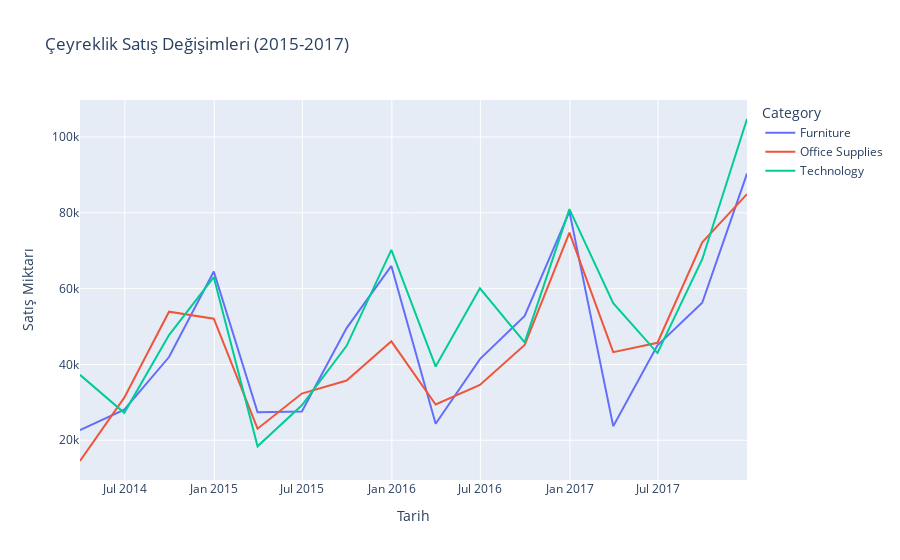

Here is the notebook cell this chart was saved with:
### Code cell
df5['Order_Date'] = pd.to_datetime(df5['Order_Date'])
df5.set_index('Order_Date', inplace=True)

# Çeyrek bazında gruplandırma
quarterly_data = df5.groupby('Category').resample('Q').sum().reset_index()

# Plotly ile etkileşimli grafik oluşturma
fig = px.line(
    quarterly_data,
    x='Order_Date',
    y='Sales_v2',
    color='Category',
    labels={'Order_Date': 'Tarih', 'Sales_v2': 'Satış Miktarı'},
    title='Çeyreklik Satış Değişimleri (2015-2017)'
)

# Grafiği gösterme
fig.show()

### Figure 1 — Plotly figure (JSON) as saved in the notebook; plotly's stock layout.template omitted (floating-point values rounded to 4 significant figures)
{"data": [{"hovertemplate": "Category=Furniture<br>Tarih=%{x}<br>Satış Miktarı=%{y}<extra></extra>", "legendgroup": "Furniture", "line": {"color": "#636efa", "dash": "solid"}, "marker": {"symbol": "circle"}, "mode": "lines", "name": "Furniture", "orientation": "v", "showlegend": true, "type": "scatter", "x": ["2014-03-31T00:00:00", "2014-06-30T00:00:00", "2014-09-30T00:00:00", "2014-12-31T00:00:00", "2015-03-31T00:00:00", "2015-06-30T00:00:00", "2015-09-30T00:00:00", "2015-12-31T00:00:00", "2016-03-31T00:00:00", "2016-06-30T00:00:00", "2016-09-30T00:00:00", "2016-12-31T00:00:00", "2017-03-31T00:00:00", "2017-06-30T00:00:00", "2017-09-30T00:00:00", "2017-12-31T00:00:00"], "xaxis": "x", "y": [22660.0, 28060.0, 41960.0, 64520.0, 27370.0, 27560.0, 49590.0, 65990.0, 24350.0, 41400.0, 52810.0, 80330.0, 23720.0, 45030.0, 56280.0, 90350.0], "yaxis": "y"}, {"hovertemplate": "Category=Office Supplies<br>Tarih=%{x}<br>Satış Miktarı=%{y}<extra></extra>", "legendgroup": "Office Supplies", "line": {"color": "#EF553B", "dash": "solid"}, "marker": {"symbol": "circle"}, "mode": "lines", "name": "Office Supplies", "orientation": "v", "showlegend": true, "type": "scatter", "x": ["2014-03-31T00:00:00", "2014-06-30T00:00:00", "2014-09-30T00:00:00", "2014-12-31T00:00:00", "2015-03-31T00:00:00", "2015-06-30T00:00:00", "2015-09-30T00:00:00", "2015-12-31T00:00:00", "2016-03-31T00:00:00", "2016-06-30T00:00:00", "2016-09-30T00:00:00", "2016-12-31T00:00:00", "2017-03-31T00:00:00", "2017-06-30T00:00:00", "2017-09-30T00:00:00", "2017-12-31T00:00:00"], "xaxis": "x", "y": [14530.0, 31240.0, 53920.0, 52080.0, 23060.0, 32320.0, 35760.0, 46090.0, 29440.0, 34580.0, 45150.0, 74770.0, 43230.0, 45720.0, 72200.0, 84950.0], "yaxis": "y"}, {"hovertemplate": "Category=Technology<br>Tarih=%{x}<br>Satış Miktarı=%{y}<extra></extra>", "legendgroup": "Technology", "line": {"color": "#00cc96", "dash": "solid"}, "marker": {"symbol": "circle"}, "mode": "lines", "name": "Technology", "orientation": "v", "showlegend": true, "type": "scatter", "x": ["2014-03-31T00:00:00", "2014-06-30T00:00:00", "2014-09-30T00:00:00", "2014-12-31T00:00:00", "2015-03-31T00:00:00", "2015-06-30T00:00:00", "2015-09-30T00:00:00", "2015-12-31T00:00:00", "2016-03-31T00:00:00", "2016-06-30T00:00:00", "2016-09-30T00:00:00", "2016-12-31T00:00:00", "2017-03-31T00:00:00", "2017-06-30T00:00:00", "2017-09-30T00:00:00", "2017-12-31T00:00:00"], "xaxis": "x", "y": [37260.0, 27230.0, 47750.0, 63030.0, 18420.0, 29240.0, 44910.0, 70210.0, 39450.0, 60100.0, 45820.0, 81000.0, 56190.0, 43010.0, 67770.0, 104800.0], "yaxis": "y"}], "layout": {"legend": {"title": {"text": "Category"}, "tracegroupgap": 0}, "title": {"text": "Çeyreklik Satış Değişimleri (2015-2017)"}, "xaxis": {"anchor": "y", "domain": [0, 1], "title": {"text": "Tarih"}}, "yaxis": {"anchor": "x", "domain": [0, 1], "title": {"text": "Satış Miktarı"}}}}
